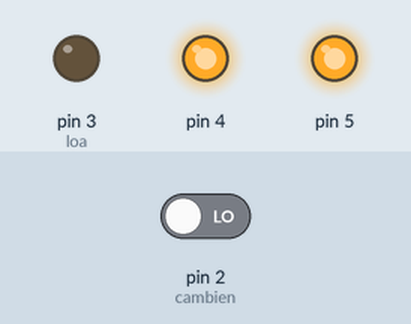
Bench run of a sketch on a simulated Arduino Uno, built with avr-gcc and run on an emulated ATmega328P. Shown: output pins drawn as LEDs (lit = HIGH). Inputs (shaded band) come from the test bench; at power-on: pin 2 (cambien) LOW. The modem accepts every AT command (registered, SIM ready, sends succeed) and sends nothing else; what the sketch prints to the serial monitor is not drawn.

Above: at 18.3 s.
18.4 s: pin 2 (cambien) driven HIGH
At 18.8 s:
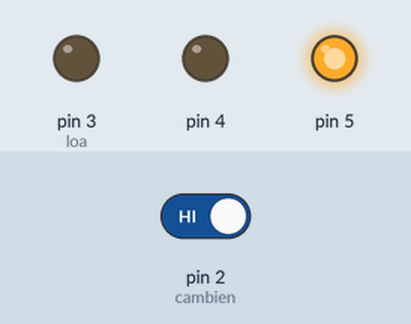
20.0 s: pin 2 (cambien) driven LOW
At 21.3 s:
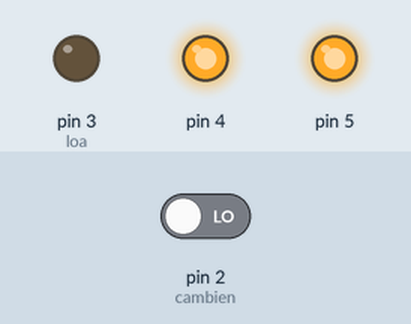
Timing chart, 0 to 23.0 s (numbered marks = the images above; inputs shaded):
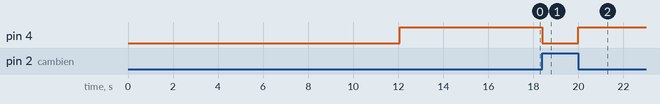

Measured:
- after the input at 18.4 s, pin 4: HIGH → LOW at once
- after the input at 20.0 s, pin 4: LOW → HIGH at once

The sketch:

CB_Quat_F.ino
```cpp
#include <SoftwareSerial.h>
#include <EEPROM.h>
SoftwareSerial SIM800(8, 7);
#define cambien 2
#define loa 3
String SDT_TU="0339079404";
int addr_S=0;//address eeprom save
int addr_R=0;//address eeprom read
int b=-1;//kiem tra chuoi 129, ket noi cuoc goi thanh cong
int call_Warning=0;//bien nhan biet cuoc goi co ket noi t/c k
int Start=0;int End=0;//bien nhan sdt dk
int c=0;char a; int x=0;//c:vi tri luu sdt,
String SDT="";//sdt goi
String RX="";//string receive modusim
String SMS="";//string receive sdt
String DELE="";//sdt nhan sms bao dele
unsigned long time=0;
unsigned long time1,time2;
//dele
int d=-1;//kiem tra chuoi: delete all
int Dele1=0;int Dele2=0;
int Set_Time=10;
void call()
{
  c=R_Rom(120);
  Serial.println(c);
  for(int i=1;i<=c;i++)
  {
    Serial.println(i);
    SDT="";
    SDT=R_SDT(i);
    for(int i=0;i<10;i++)
    {
      Serial.print(SDT[i]);
    }
    SIM800.println("ATD"+SDT+";");
    delay(25000);
    SIM800.println("ATH");
    delay(100);
    Check_Call();
    if(call_Warning==1)
    {
      break;
    }
    delay(10000);
  }
}
void Check_Call()
{
  while(SIM800.available())
    {
    RX = SIM800.readString();
    }
    b=RX.indexOf("CARRIER");
    Serial.println(b);
    if(b>=0)
    { Serial.println("gat goi");
      call_Warning=1;
      RX="";
    }
}

void Check_Sms()//receive sdt from sms
{
  int Time_Sms1=0;int Time_Sms2=0;
  while(SIM800.available())
   {
     RX=SIM800.readString();
   }
  //check dele
  d=RX.indexOf("delete all");
  if (d>=0)
  {
    Send_Sms_Dele();
    S_Rom(120,0);
    d=-1;
  }
  //
  for(int i=0;i<RX.length();i++)
  {
    Serial.print(RX[i]);
    //dk sdt
    if(RX[i]=='*')
      {
        Serial.println(i);
        Start=i+1;
      }
    if(RX[i]=='%')
      {
        Serial.println(i);
        End=i;
      }
    //sdt nhan sms dele
    if(RX[i]=='<')
    {
      Serial.println(i);
      Dele1=i+1;
    }
    if(RX[i]=='>')
    {
      Serial.println(i);
      Dele2=i;
    }
    //set time
    if(RX[i]=='^')
    {
      Serial.println(i);
      Time_Sms1=i+1;
    }
    if(RX[i]=='~')
    {
      Serial.println(i);
      Time_Sms2=i;
    }
  }
  //
  if(Start>0&&End>0)
  {
    c=R_Rom(120);
    c=c+1;
    S_Rom(120,c);
    for(int b=Start;b<End;b++)
    {
      Serial.print(RX[b]);
      SMS+=RX[b];
      delay(5);
    }
    //Serial.println("gtri c");
    S_SDT(c,SMS);
    Serial.println(R_Rom(120));
    Send_Sms_Dk();
    Start=End=0;
    SIM800.println("AT+CMGDA=6");
    delay(100);
  }

//check sms dk sdt thoai
  if(Dele1>0&&Dele2>0)
   {
   for(int b=Dele1;b<Dele2;b++)
    {
      Serial.print(RX[b]);
      DELE+=RX[b];
      delay(5);
    }
      S_SDT_Rom(122,132,DELE);
      Dele1=Dele2=0;
      SIM800.println("AT+CMGDA=6");
      delay(100);
   }
  if(Time_Sms1>0&&Time_Sms2>0)
  {
    for(int b=Time_Sms1;b<Time_Sms2;b++)
    {
      Serial.print(RX[b]);
      DELE+=RX[b];
      delay(5);
    }
    S_SDT_Rom(135,139,DELE);
    Time_Sms1=Time_Sms2=0;
    Set_Time=(R_Rom(135)*1000+R_Rom(136)*100+R_Rom(137)*10+R_Rom(138));
    SIM800.println("AT+CMGS=\"" + SDT_TU+"\"");
    delay(100);
    SIM800.print(Set_Time);
    delay(100);
    SIM800.write(26);     // ctlrZ
    delay(100);
    SIM800.println("AT+CMGDA=6");
    delay(100);
  }
   //
  RX="";SMS="";DELE="";
}

void Send_Sms_Dk()
{
  c=R_Rom(120);
  SDT="";
  SDT=R_SDT(c);
  SIM800.println("AT+CMGS=\"" + SDT+"\"");
  delay(100);
  SIM800.print("ban da dang ki so dien thoai:"+SDT+" thanh cong");
  delay(100);
  SIM800.write(26);     // ctlrZ
  delay(1000);
  SIM800.println("AT+CMGDA=6");
  delay(100);
}
void Send_Sms_Dele()
{
  SDT="";
  SDT=R_SDT_Rom(122,132);
  SIM800.println("AT+CMGS=\"" + SDT+"\"");
  delay(100);
  SIM800.print("cac so dien thoai dang ki da bi xoa");
  delay(100);
  SIM800.write(26);     // ctlrZ
  delay(1000);
  SIM800.println("AT+CMGDA=6");
  delay(100);
}
void S_Rom(int addr_S,byte val)//save in eeprom
{
  EEPROM.write(addr_S, val);
  delay(50);
}
void S_SDT_Rom(int addr_Stast, int addr_Stop, String SMS)//save sdt rom
{
  Serial.println("chieu dai sms");
  Serial.println(addr_Stast);Serial.println(addr_Stop);
  int j=0;
  Serial.println("sdt dc luu");
  for(int i=addr_Stast;i<addr_Stop;i++)
  {
    S_Rom(i,(byte(SMS[j])-48));
    Serial.print(SMS[j]);
    Serial.println(R_Rom(i));
    j=j+1;
    delay(50);
  }
}
void S_SDT(int c, String SMS)//save sdt
{
  switch(c)
  {
    case 1:
      S_SDT_Rom(0,10,SMS);
      break;
    case 2:
      S_SDT_Rom(10,20,SMS);
      break;
    case 3:
      S_SDT_Rom(20,30,SMS);
      break;
    case 4:
      S_SDT_Rom(40,50,SMS);
      break;
    case 5:
      S_SDT_Rom(50,60,SMS);
      break;
    case 6:
      S_SDT_Rom(60,70,SMS);
      break;
    case 7:
      S_SDT_Rom(70,80,SMS);
      break;
    case 8:
      S_SDT_Rom(80,90,SMS);
      break;
    case 9:
      S_SDT_Rom(90,100,SMS);
      break;
  }
}

int R_Rom(int addr) //only save sdt nen use int
{ int value=0;
  value=EEPROM.read(addr);
  delay(50);
  return value;
}
String R_SDT_Rom(int addr_Stast, int addr_Stop)
{
  String number_P="";
  for(int i=addr_Stast;i<addr_Stop;i++)
  {
    number_P+=R_Rom(i);
  }
  return number_P;
}
String R_SDT(int c)//read sdt
{
  String number_P="";
  switch(c)
  {
    case 1:
      number_P = R_SDT_Rom(0,10);
      break;
    case 2:
      number_P = R_SDT_Rom(10,20);
      break;
    case 3:
      number_P = R_SDT_Rom(20,30);
      break;
    case 4:
      number_P = R_SDT_Rom(40,50);
      break;
    case 5:
      number_P = R_SDT_Rom(50,60);
      break;
    case 6:
      number_P = R_SDT_Rom(60,70);
      break;
    case 7:
      number_P = R_SDT_Rom(70,80);
      break;
    case 8:
      number_P = R_SDT_Rom(80,90);
      break;
    case 9:
      number_P = R_SDT_Rom(90,100);
      break;
  }
  return number_P;
}

void Read_Sms()
{
  SIM800.println("AT+CMGF=1");// Chon che do TEXT Mode
  delay(100);
  SIM800.println("AT+CSCS=\"GSM\"");
  delay(100);
//  SIM800.println("AT+CLIP=1");// Hien thi thong tin nguoi goi den
//  delay(1000);
   SIM800.println("AT+CNMI=2,2,0,0,0");  // Hien thi truc tiep noi dung tin nhan
  delay(100);
   while(SIM800.available())
  {
  Serial.write(SIM800.read());
  }
}

void setup()
{
  Serial.begin(9600);
  SIM800.begin(9600);
  pinMode(4,OUTPUT);
  pinMode(5,OUTPUT);
  digitalWrite(5,HIGH);
  pinMode(cambien, INPUT);
  pinMode(loa,OUTPUT);
  digitalWrite(loa,LOW);
  //S_Rom(120,0);//so luong sdt
  delay(10000);
  SIM800.println("AT");
  delay(100);
  SIM800.println("AT+CMGDA=6");
  delay(100);
//  SIM800.print("ATD"+SDT_TU+";\r");
//  delay(20000);
//  SIM800.print("ATH\r");
  while(SIM800.available())
  {
    Serial.write(SIM800.read());
  }
  delay(300);
  Read_Sms();
  delay(1000);
  Set_Time=(R_Rom(135)*1000+R_Rom(136)*100+R_Rom(137)*10+R_Rom(138));
  //call();
  time=millis();
  time1=millis();
  time2=millis();
}

void loop() {
  if(digitalRead(cambien)==1)
  {
    if(x==1)
    {
      call_Warning=0;
    }

    digitalWrite(4,LOW);
    Check_Sms();
    time2=millis();
    digitalWrite(loa,LOW);
    if((millis()-time1)>(Set_Time*1000))
    {
      digitalWrite(loa,HIGH);
      Check_Sms();
      if((millis()-time)>30000&&call_Warning==0)
      {
        Serial.println("goi");
        call();
        Read_Sms();
        //Check_Sms();
        time=millis();
      }
    }
    x=0;
  }
  if(digitalRead(cambien)==0)
  {
    if(x==0)
    {
      call_Warning=0;
    }
    digitalWrite(4,HIGH);
    Check_Sms();
    time1=millis();
    digitalWrite(loa,LOW);
    if((millis()-time2)>(Set_Time*1000))
    {
      digitalWrite(loa,HIGH);
      Check_Sms();
      if((millis()-time)>30000&&call_Warning==0)
      {
        Serial.println("goi");
        call();
        Read_Sms();
        //Check_Sms();
        time=millis();
      }
    }
    x=1;
  }
}
```
